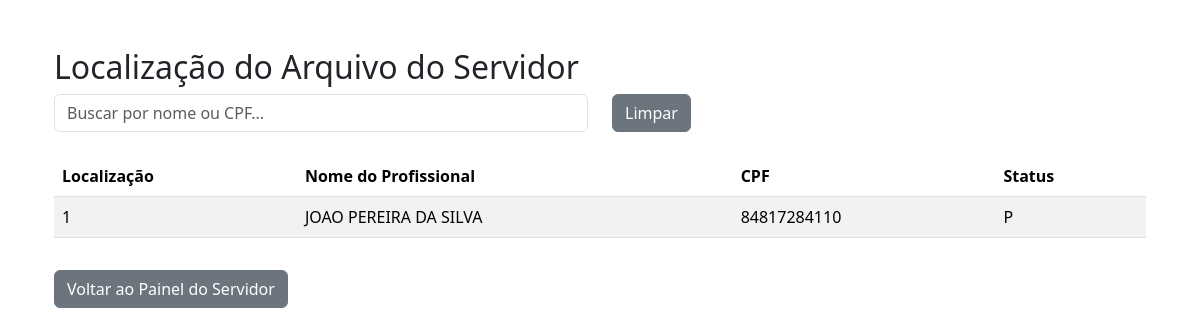
Before: /profissional/localizacao/ (signed in) with the older database file.
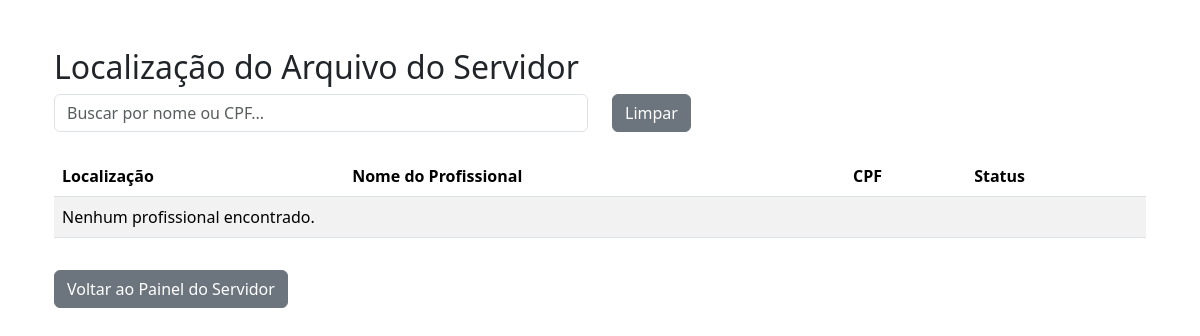
After: the same page with the newer database file.
### localizador/models.py (models this page shows, shortened)
class Profissional_Arquivo(models.Model):
    id_profissional_arquivo = models.AutoField(primary_key=True)
    usuario = models.ForeignKey(
        Usuario,
        on_delete=models.CASCADE,
        related_name="profissionais"
    )
    nome_profissional = models.CharField(max_length=100)
    cpf = models.CharField(max_length=14, unique=True)
    status_arquivo_profissional = models.CharField(
        max_length=1,
        choices=[('A', 'Ativo'), ('P', 'Permanente')]
    )
    localizacao_arquivo = models.IntegerField(
        unique=True,
        null=True,
        blank=True
    )
    observacoes = models.TextField(blank=True, null=True)

### localizador/views.py (the view)
# urls.py: path('profissional/localizacao/', views.professional_file_location_view, name='professional_file_location'),
@login_required
def professional_file_location_view(request):
    profissionais = Profissional_Arquivo.objects.all()
    return render(request, 'localizador/professional_file_location.html', {'profissionais': profissionais})

### localizador/templates/localizador/professional_file_location.html (shortened to what this page needs)
{% extends 'localizador/base.html' %}
{% block content %}
<div class="container mt-5">
  <h2>Localização do Arquivo do Servidor</h2>
  <div class="row mb-4">
    <div class="col-md-6">
      <input type="text" id="searchInput" class="form-control" placeholder="Buscar por nome ou CPF...">
    </div>
    <div class="col-md-2">
      <button type="button" id="clearSearch" class="btn btn-secondary">Limpar</button>
    </div>
  </div>
  <table class="table table-striped">
    <thead>
      <tr>
        <th>Localização</th>
        <th>Nome do Profissional</th>
        <th>CPF</th>
        <th>Status</th>
      </tr>
    </thead>
    <tbody id="profissionaisTable">
      {% for profissional in profissionais %}
      <tr data-nome="{{ profissional.nome_profissional|lower }}" data-cpf="{{ profissional.cpf|default:'' }}">
        <td>{{ profissional.localizacao_arquivo|default:"N/A" }}</td>
        <td>{{ profissional.nome_profissional }}</td>
        <td>{{ profissional.cpf }}</td>
        <td>{{ profissional.status_arquivo_profissional }}</td>
      </tr>
      {% empty %}
      <tr>
        <td colspan="4">Nenhum profissional encontrado.</td>
      </tr>
      {% endfor %}
    </tbody>
  </table>
  <a href="{% url 'professional_dashboard' %}" class="btn btn-secondary mt-3">Voltar ao Painel do Servidor</a>
</div>
{% endblock %}

Changed rows visible on the page:
removed Profissional_Arquivo: localizacao_arquivo "1", nome_profissional "JOAO PEREIRA DA SILVA", cpf "84817284110", status_arquivo_profissional "P"
Other visible differences:
text now shown: "Nenhum profissional encontrado."
